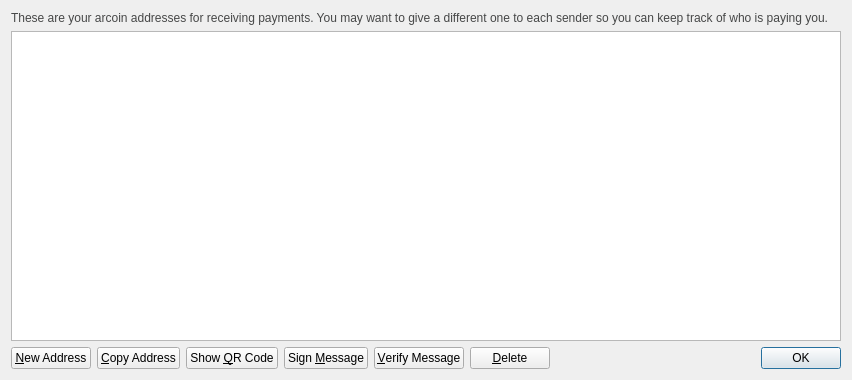
<?xml version="1.0" encoding="UTF-8"?>
<ui version="4.0">
 <class>AddressBookPage</class>
 <widget class="QWidget" name="AddressBookPage">
  <property name="geometry">
   <rect>
    <x>0</x>
    <y>0</y>
    <width>852</width>
    <height>380</height>
   </rect>
  </property>
  <property name="windowTitle">
   <string>Address Book</string>
  </property>
  <layout class="QVBoxLayout" name="verticalLayout">
   <item>
    <widget class="QLabel" name="labelExplanation">
     <property name="styleSheet">
      <string notr="true">#labelExplanation { color: #464747; }</string>
     </property>
     <property name="text">
      <string>These are your arcoin addresses for receiving payments. You may want to give a different one to each sender so you can keep track of who is paying you.</string>
     </property>
     <property name="textFormat">
      <enum>Qt::PlainText</enum>
     </property>
     <property name="wordWrap">
      <bool>true</bool>
     </property>
    </widget>
   </item>
   <item>
    <widget class="QTableView" name="tableView">
     <property name="contextMenuPolicy">
      <enum>Qt::CustomContextMenu</enum>
     </property>
     <property name="toolTip">
      <string>Double-click to edit address or label</string>
     </property>
     <property name="tabKeyNavigation">
      <bool>false</bool>
     </property>
     <property name="alternatingRowColors">
      <bool>true</bool>
     </property>
     <property name="selectionMode">
      <enum>QAbstractItemView::SingleSelection</enum>
     </property>
     <property name="selectionBehavior">
      <enum>QAbstractItemView::SelectRows</enum>
     </property>
     <property name="sortingEnabled">
      <bool>true</bool>
     </property>
     <attribute name="verticalHeaderVisible">
      <bool>false</bool>
     </attribute>
    </widget>
   </item>
   <item>
    <layout class="QHBoxLayout" name="horizontalLayout">
     <item>
      <widget class="QPushButton" name="newAddressButton">
       <property name="toolTip">
        <string>Create a new address</string>
       </property>
       <property name="text">
        <string>&amp;New Address</string>
       </property>
       <property name="icon">
        <iconset resource="../bitcoin.qrc">
         <normaloff>:/icons/add</normaloff>:/icons/add</iconset>
       </property>
      </widget>
     </item>
     <item>
      <widget class="QPushButton" name="copyToClipboard">
       <property name="toolTip">
        <string>Copy the currently selected address to the system clipboard</string>
       </property>
       <property name="text">
        <string>&amp;Copy Address</string>
       </property>
       <property name="icon">
        <iconset resource="../bitcoin.qrc">
         <normaloff>:/icons/editcopy</normaloff>:/icons/editcopy</iconset>
       </property>
      </widget>
     </item>
     <item>
      <widget class="QPushButton" name="showQRCode">
       <property name="text">
        <string>Show &amp;QR Code</string>
       </property>
       <property name="icon">
        <iconset resource="../bitcoin.qrc">
         <normaloff>:/icons/qrcode</normaloff>:/icons/qrcode</iconset>
       </property>
      </widget>
     </item>
     <item>
      <widget class="QPushButton" name="signMessage">
       <property name="toolTip">
        <string>Sign a message to prove you own a arcoin address</string>
       </property>
       <property name="text">
        <string>Sign &amp;Message</string>
       </property>
       <property name="icon">
        <iconset resource="../bitcoin.qrc">
         <normaloff>:/icons/edit</normaloff>:/icons/edit</iconset>
       </property>
      </widget>
     </item>
     <item>
      <widget class="QPushButton" name="verifyMessage">
       <property name="toolTip">
        <string>Verify a message to ensure it was signed with a specified arcoin address</string>
       </property>
       <property name="text">
        <string>&amp;Verify Message</string>
       </property>
       <property name="icon">
        <iconset resource="../bitcoin.qrc">
         <normaloff>:/icons/transaction_0</normaloff>:/icons/transaction_0</iconset>
       </property>
      </widget>
     </item>
     <item>
      <widget class="QPushButton" name="deleteButton">
       <property name="toolTip">
        <string>Delete the currently selected address from the list</string>
       </property>
       <property name="text">
        <string>&amp;Delete</string>
       </property>
       <property name="icon">
        <iconset resource="../bitcoin.qrc">
         <normaloff>:/icons/remove</normaloff>:/icons/remove</iconset>
       </property>
      </widget>
     </item>
     <item>
      <spacer name="horizontalSpacer">
       <property name="orientation">
        <enum>Qt::Horizontal</enum>
       </property>
       <property name="sizeHint" stdset="0">
        <size>
         <width>40</width>
         <height>20</height>
        </size>
       </property>
      </spacer>
     </item>
     <item>
      <widget class="QDialogButtonBox" name="buttonBox">
       <property name="sizePolicy">
        <sizepolicy hsizetype="Maximum" vsizetype="Fixed">
         <horstretch>0</horstretch>
         <verstretch>0</verstretch>
        </sizepolicy>
       </property>
       <property name="standardButtons">
        <set>QDialogButtonBox::Ok</set>
       </property>
      </widget>
     </item>
    </layout>
   </item>
  </layout>
 </widget>
 <resources>
  <include location="../bitcoin.qrc"/>
 </resources>
 <connections/>
</ui>
